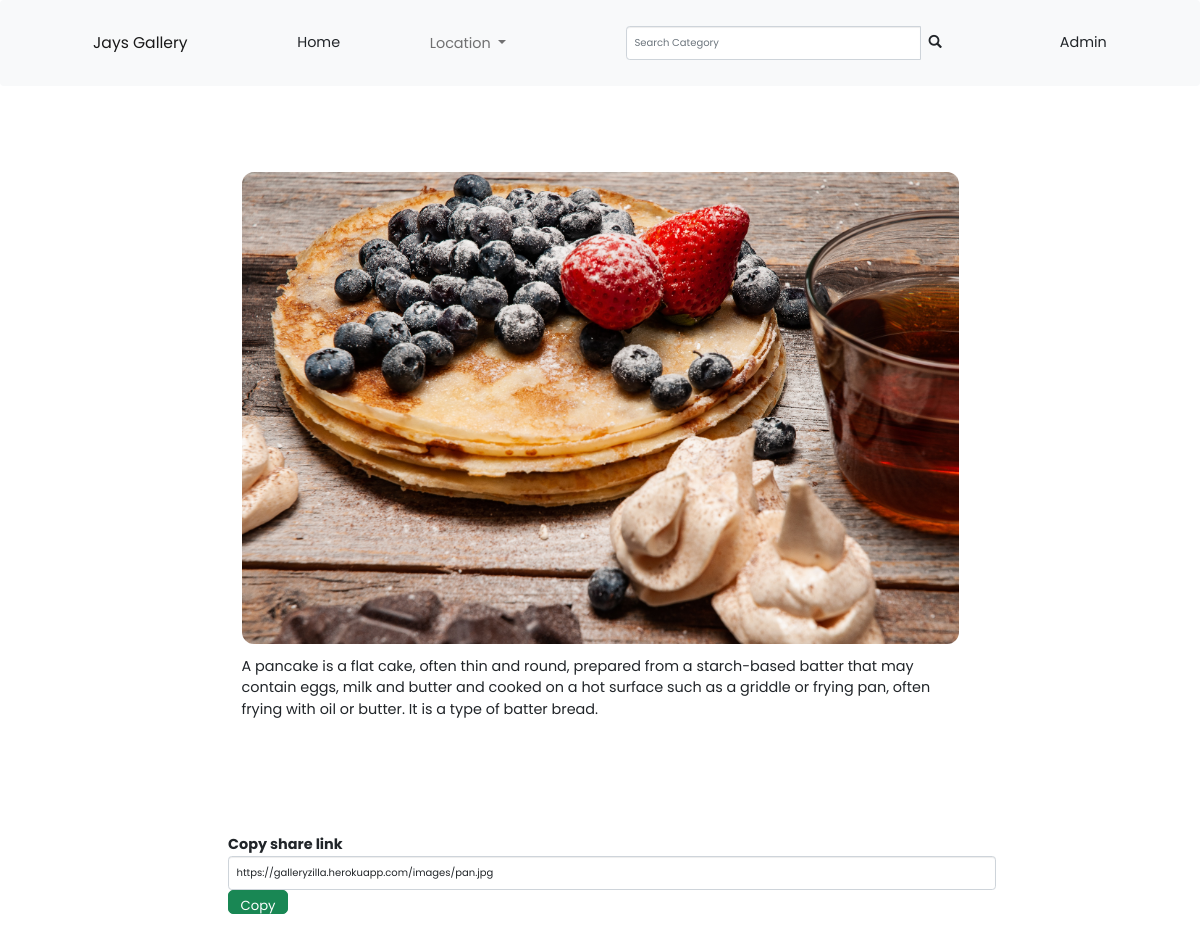
/photo/5, run on the app's committed database.
### photos/models.py (models this page shows, shortened)
class Photo(models.Model):
    name = models.CharField(max_length =30,null=True)
    category=models.ForeignKey(Category, on_delete=models.SET_NULL,null=True,blank=True)
    description=models.TextField(null=True)
    image = models.ImageField(default='DEFAULT VALUE')
    location = models.ForeignKey('Location',null=True,on_delete=models.CASCADE)

### photos/views.py (the view)
# urls.py: path('photo/<str:pk>',views.viewPhoto ,name= 'photo'),
def viewPhoto(request,pk):
    photo = Photo.objects.get(id=pk)
    return render(request,'photos/photo.html',{'photo':photo})

### photos/templates/photos/photo.html (shortened to what this page needs)
{%extends 'photos/base.html'%}
{% load bootstrap3 %}
{% load static %}
{% block content%}
<div  style=" width: 80%; margin-left: 10vw;padding-bottom: 9vw;margin-bottom: 5vw;padding-top: 3vw; padding-left: 7vw;padding-right: 7vw;border-radius: 1vw;">
    <div class="m-5" >
        <div class="container" >
            <div class="row justify-content-center">
                <div style="height: 70vh;">
                <img style="max-width: 100%; max-height:100%;border-radius: 1vw;" src="{{photo.image.url}}" alt="">
                <p style="padding-top:1vw ;">{{photo.description}}</p>
                </div>
            </div>
        </div>
        </div>
        <div class="modal-footer justify-content-start" style="padding-top: 6vw;padding-left: 2vw;">
            <label class="modalBody">Copy share link</label>
            <input class="form-control " type="text " value="https://galleryzilla.herokuapp.com{{photo.image.url}} " id="{{photo.id}}.url">
            <button style="width: 5vw;height:2vw" class="btn btn-success btn-lg copy " id=url{photo.id} onclick="myCopyFunction('{{photo.id}}.url') ">Copy</button>
        </div>
  </div>
{% endblock%}

### static/css/style.css (style rules this page uses)
body { font-family: 'Poppins', sans-serif; font-size: 1.2vw; }
.btn { font-family: 'Poppins', sans-serif; font-size: 1.1vw; }

### data on the page
Photo: image (picture), description "A pancake is a flat cake, often thin and round, prepared from a starch-based batter that may contain eggs, milk and butter and cooked on a hot surface such as a griddle or frying pan, often frying with oil or butter. It is a type of batter bread.", image "https://galleryzilla.herokuapp.com/images/pan.jpg"
